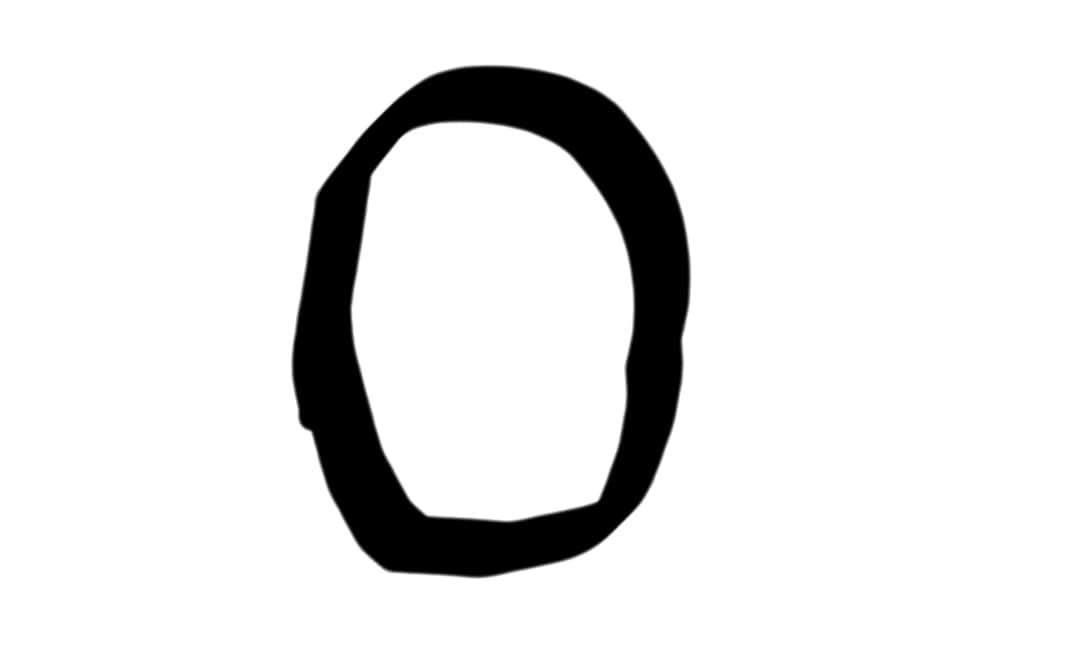
#> input picture 5DV1/C1/N0.jpg, 1091 x 659 px, found by its file name; its folder holds only this picture in this run
$ jupyter execute --allow-errors Practica.ipynb
#> lines starting #> are read from the running program, lines starting #| are printed output that depends on the picture; after the words box and inside, x2 and y2 are one past the last pixel; in counts of white or black regions, pixels touching at a corner belong together
#> further down, temp is the input picture: shape (659, 1091, 3); min 0, max 255, mean 230
#> `temp = cv2.resize(temp, (32, 64))`:
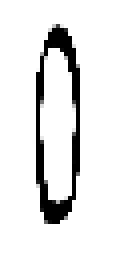
#> temp: shape (64, 32, 3) (shown 4 times larger); min 0, max 255, mean 230.3
#> `_, temp_bin = cv2.threshold(temp_gris, 127, 1, cv2.THRESH_BINARY)`:
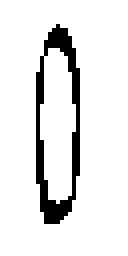
#> temp_bin: shape (64, 32) (shown 4 times larger); values 0 (black) and 1 (white), 90.3% white; black in thin lines or dots, all inside (x1, y1, x2, y2) = (9, 6, 20, 56)
[cell 1]
from sklearn.model_selection import train_test_split
import random
import matplotlib.pyplot as plt
import numpy as np
import cv2

### Carga de Datos

Nota: A partir del c13 al c18 son duplicados

[cell 2]
conjuntoImgs = []
conjuntoGris = []
conjuntoBin = []
y = []

#> (the rest of this cell did not finish here and is left out)

### Declaración de funciones

[cell 3]
# Definiendo funcion de activacion

def sigmoid(x):
	return 1/(1 + np.exp(-x))

# [9 lines left out: function f_forward, not called in this run]

# Generacion aleatoria de pesos
def generate_wt(x, y):
	return np.random.randn(x, y)

# cálculo de la perdida con mean square error(MSE)
# [68 lines left out: functions loss, mse_loss, back_prop, train, predict, predict_RGB, not called in this run]

### Partición de los datos

#> (a cell that did not finish here is left out)

### Entrenamiento de las redes

##### RBG

[cell 5]
w1_RGB = generate_wt(6144, 168)
w2_RGB = generate_wt(168, 10)
print(w1_RGB, "\n\n", w2_RGB)
#> (printed output is left out)

#> (a cell that did not finish here is left out)

#### Escala de Grises

[cell 7]
w1_Gris = generate_wt(2048, 184)
w2_Gris = generate_wt(184, 10)

$ run again, on 5DV1/C10/N0.JPG
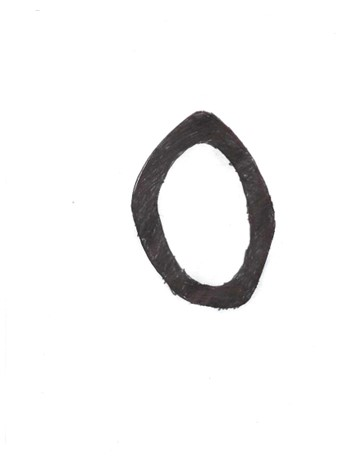
#> input picture 5DV1/C10/N0.JPG, 363 x 469 px, found by its file name
#> temp is the input picture: shape (469, 363, 3); mean B, G, R 242.9, 242.9, 243.2
#> temp: shape (64, 32, 3)
#> `_, temp_bin = cv2.threshold(temp_gris, 127, 1, cv2.THRESH_BINARY)`:
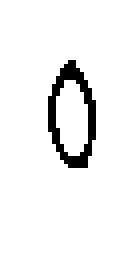
#> temp_bin: shape (64, 32) (shown 4 times larger); values 0 (black) and 1 (white), 94% white; black in thin lines or dots, all inside (x1, y1, x2, y2) = (12, 15, 24, 42)
#> X_train_RGB = 1 item; Y_train_RGB = [[1, 0, 0, 0, 0, 0, 0, 0, 0, 0]]; Y_test_RGB = [[0, 1, 0, 0, 0, 0, 0, 0, 0, 0]]
#> X_train_Gris = 1 item; Y_train_Gris = [[0, 1, 0, 0, 0, 0, 0, 0, 0, 0]]; Y_test_Gris = [[1, 0, 0, 0, 0, 0, 0, 0, 0, 0]]
#> X_train_Bin = 1 item; Y_train_Bin = [[0, 1, 0, 0, 0, 0, 0, 0, 0, 0]]; Y_test_Bin = [[1, 0, 0, 0, 0, 0, 0, 0, 0, 0]]
#> after the loop in train, `for j in range(epoch):`: acc = []
#> after the loop in train, `for j in range(epoch):`:
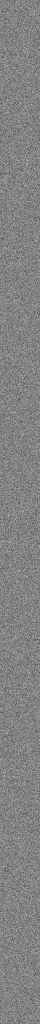
#> w1: shape (2048, 80) float64 (shown at 1/2 size); min -4.38, max 4.19, mean 0.00674; drawn with min black and max white
